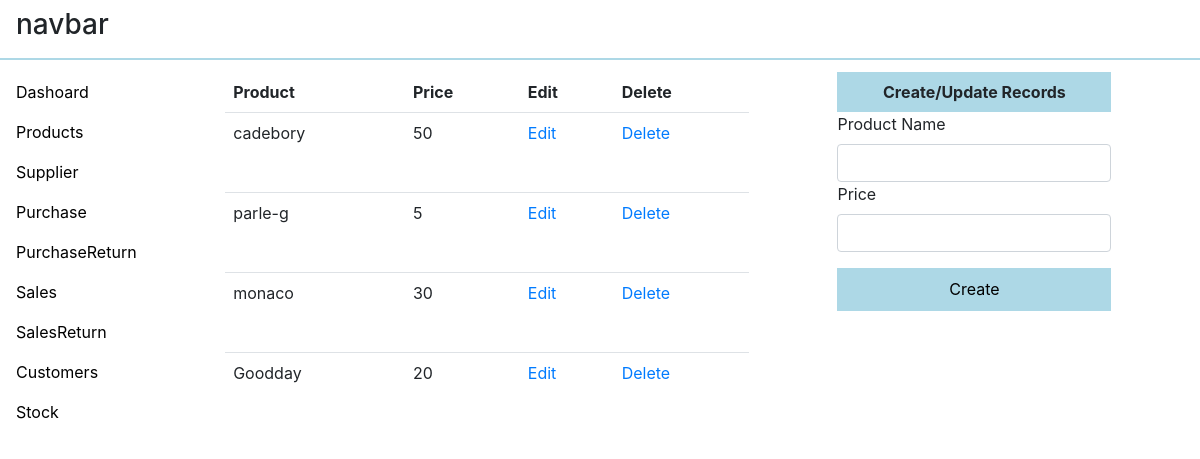
Before: /dashboard/product/ with the older database file.
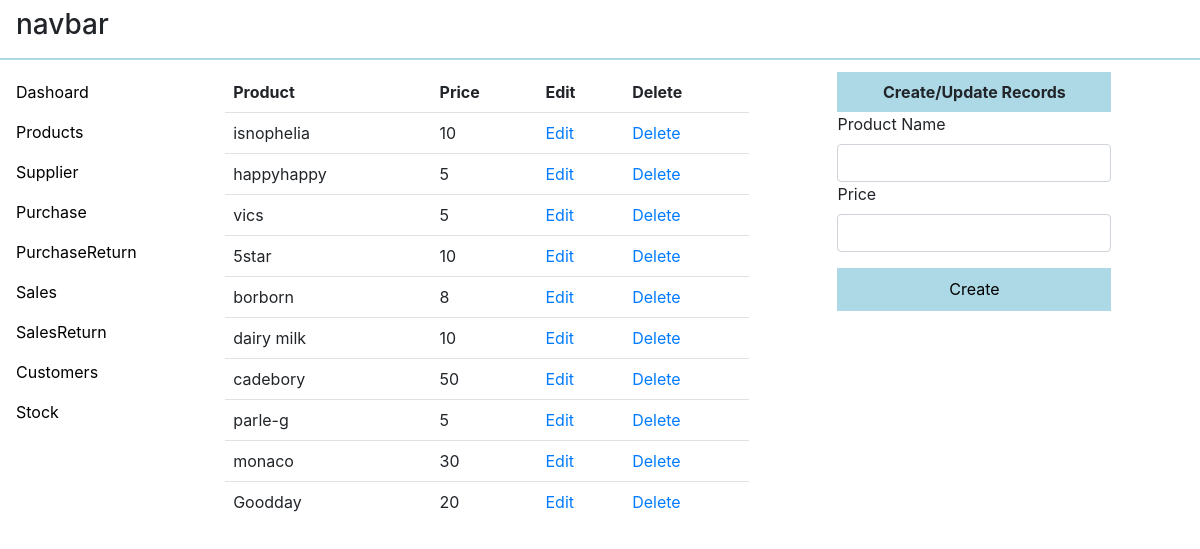
After: the same page with the newer database file.
### dashboard/models.py (models this page shows, shortened)
class Product(models.Model):
    title=models.CharField(max_length=64)
    price=models.IntegerField()
    crated_at=models.DateTimeField(auto_now_add=True)
    class Meta:
        ordering=['-id']

### dashboard/views.py (the view)
# urls.py: path('product/',views.createProduct,name='product'),
def createProduct(request):
    if request.method=='POST':
        product=request.POST['product']
        price=request.POST['price']
        save_Product(product,price)
    product__obj=Product.objects.all()
    return render(request,'dashboard/product.html',context={'items':product__obj})

### dashboard/templates/dashboard/product.html (shortened to what this page needs)
{% extends 'dashboard/main.html'%}
{% block body%}
<table class="table" id="tb" style="width: 50%;">
    <tbody class="table__body">
        <thead class="table__heading">
            <tr>
                <th>
                    Product
                </th>
                <th>
                    Price
                </th>
                <th>
                    Edit
                </th>
                <th>
                    Delete
                </th>
        </thead>
        {% for item in items%}
        <tr>
            <td>
                {{item.title}}
                 </td>
                 <td>
                    {{item.price}}
                     </td>
                            <td>
                                 <a href="#"  class="update" data-pk="{{item.pk}}" >
                                    Edit
                                 </a>
                             </td>
                             <td>
                                 <a href="#" class="delete" data-pk={{item.pk}}>Delete</a>
                             </td>
        </tr>
        {% endfor %}
    </tbody>
</table>
<div  class="container__right" id="container__right">
    {% include 'dashboard/modal_for_createProduct.html'%}
</div>
{% endblock %}

Changed rows visible on the page:
added Product: title "isnophelia", price "10"
added Product: title "happyhappy", price "5"
added Product: title "vics", price "5"
added Product: title "5star", price "10"
added Product: title "borborn", price "8"
added Product: title "dairy milk", price "10"
